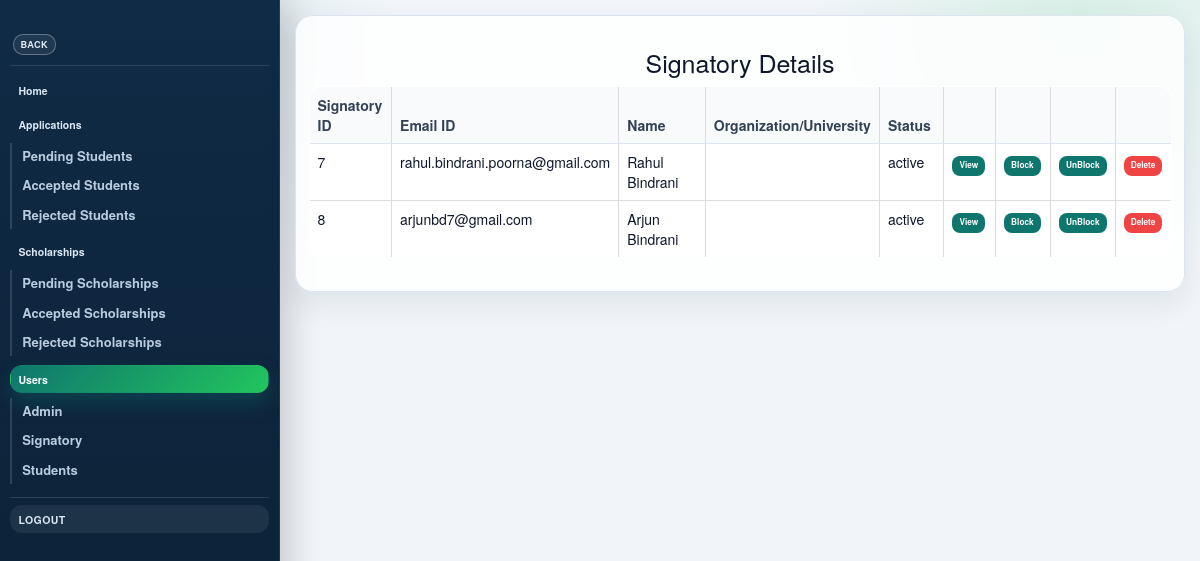
Page /admin/tempSignatoryShow.php on the earlier database version.
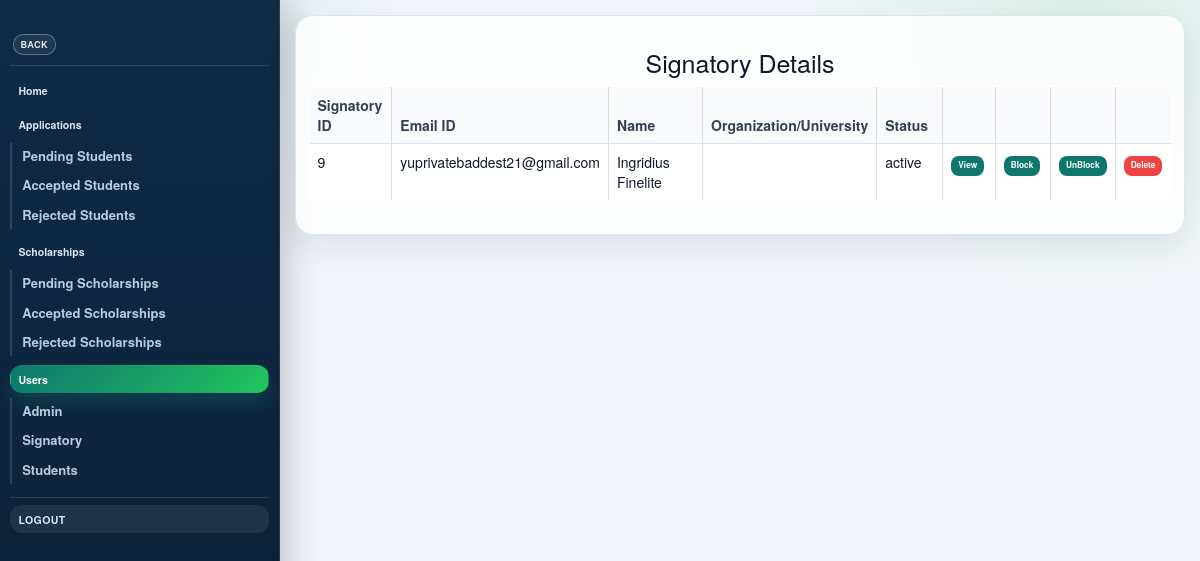
Same page on the later database version.
### tables this page shows
CREATE TABLE `signatory` (
  `sigID` int(11) NOT NULL AUTO_INCREMENT,
  `upMail` varchar(255) NOT NULL,
  `password` text NOT NULL,
  `firstName` varchar(255) DEFAULT '',
  `middleName` varchar(255) DEFAULT '',
  `lastName` varchar(255) DEFAULT '',
  `organization/university` varchar(255) DEFAULT '',
  `position` varchar(255) DEFAULT '',
  `contact` varchar(12) DEFAULT '',
  `status` varchar(20) NOT NULL DEFAULT 'active',
  PRIMARY KEY (`sigID`)
);

### admin/tempSignatoryShow.php (the view, shortened to what the changed rows need)
<!DOCTYPE HTML>
<html>
  <head>
      <link href="../css/bootstrap.min.css" rel="stylesheet">
      <link href="../css/admin.css" rel="stylesheet">
      <link href="../css/pages/admin.css" rel="stylesheet">
  </head>
  <body class="app-shell">
    <div class="app-page">
        <header class="app-header">
          <h1 class="app-logo"><a href = "javascript:history.back()" class="app-btn">Back</a></h1>
        </header>
				<article id="main">
						<section class="content-card container">
								<div class="content">
									<section>
                    <h1 style="text-align:center; font-size:25px">Signatory Details</h1>
                    <?php
$conn = getDbConnection();
                      $sql = "SELECT * FROM signatory";
                      $result = $conn->query($sql);
                      if ($result->num_rows > 0) {
                        ?>
                        <table class="table table-bordered">
                          <thead>
                              <tr>
                                  <th style="width:10%">Signatory ID</th>
                                  <th style="width:16%">Email ID</th>
                                  <th style="width:20%">Name</th>
                                  <th style="width:20%">Organization/University</th>
                                  <th style="width:10%">Status</th>
                                  <th style="width:7%"></th>
                                  <th style="width:7%"></th>
                                  <th style="width:7%"></th>
                                  <th style="width:7%"></th>
                              </tr>
                          </thead>
                          <tbody>
                        <?php
                          while($row = $result->fetch_assoc()) {
                              $sigID =$row['sigID'];
                              $email = $row['upMail'];
                              $name = $row['firstName']." ".$row['lastName'];
                              $org = $row['organization/university'];
                              $status = $row['status'];
                          ?>
                              <tr>
                                <td><?php echo $sigID; ?></td>
                                <td><?php echo $email; ?></td>
                                <td><?php echo $name; ?></td>
                                <td><?php echo $org; ?></td>
                                <td><?php echo $status; ?></td>
                                <td>
                                  <form action="adminShowUser.php" method="post">
                                    <button name="showUser" value="showSig">View</button>
                                  </form>
                                </td>
                                <td>
                                  <form name="blockform" method="post" onsubmit="confirmblock(this)" action="../backend/adminBlockUser.php">
                                    <button  name="blockUser" id="blockUserbtn" value="blockSig" <?php if($row['status'] === "inactive"){
                                      echo "disabled";
                                      echo " style = 'color:#fff'";
                                    } ?>>Block</button>
                                  </form>
                                </td>
                                <td>
                                  <form name="unblockform" action="../backend/adminUnblockUser.php" onsubmit="confirmunblock(this)"  method="post">
                                    <button name="unblockUser" id="unblockUserbtn" value="unblockSig" <?php if($row['status'] === "active"){
                                      echo "disabled";
                                      echo " style = 'color:#fff'";
                                    } ?>>UnBlock</button>
                                  </form>
                                </td>
                                <td>
                                  <form action="../backend/adminDeleteUser.php" method="post" onsubmit="return confirm('Delete this signatory profile permanently? This will remove their scholarships and related applications.');">
                                    <button type="submit" style="background:#ef4444;color:#fff;">Delete</button>
                                  </form>
                                </td>
                              </tr>
                          <?php } ?>
                        </tbody>
                      </table>
                      <?php
                        } else {
                            echo "No result";
                        }
                    ?>
									</section>
								</div>
						</section>
				</article>
		</div>
	</body>
</html>

Differences in the rows shown:
removed signatory: sigID "7", upMail "rahul.bindrani.poorna@gmail.com", name "Rahul Bindrani", status "active"
removed signatory: sigID "8", upMail "arjunbd7@gmail.com", name "Arjun Bindrani", status "active"
added signatory: sigID "9", upMail "yuprivatebaddest21@gmail.com", name "Ingridius Finelite", status "active"
